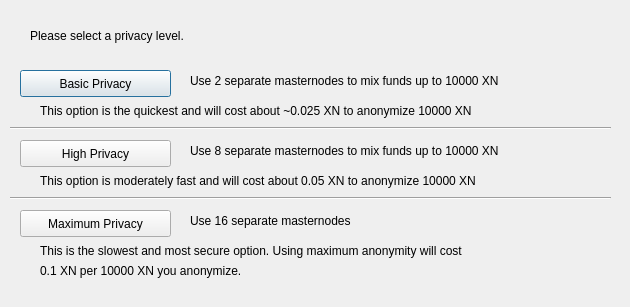
<?xml version="1.0" encoding="UTF-8"?>
<ui version="4.0">
 <class>CoinMixingConfig</class>
 <widget class="QDialog" name="CoinMixingConfig">
  <property name="geometry">
   <rect>
    <x>0</x>
    <y>0</y>
    <width>630</width>
    <height>307</height>
   </rect>
  </property>
  <property name="windowTitle">
   <string>Configure CoinMixing</string>
  </property>
  <widget class="QPushButton" name="buttonBasic">
   <property name="geometry">
    <rect>
     <x>20</x>
     <y>70</y>
     <width>151</width>
     <height>27</height>
    </rect>
   </property>
   <property name="text">
    <string>Basic Privacy</string>
   </property>
  </widget>
  <widget class="QPushButton" name="buttonHigh">
   <property name="geometry">
    <rect>
     <x>20</x>
     <y>140</y>
     <width>151</width>
     <height>27</height>
    </rect>
   </property>
   <property name="text">
    <string>High Privacy</string>
   </property>
  </widget>
  <widget class="QPushButton" name="buttonMax">
   <property name="geometry">
    <rect>
     <x>20</x>
     <y>210</y>
     <width>151</width>
     <height>27</height>
    </rect>
   </property>
   <property name="text">
    <string>Maximum Privacy</string>
   </property>
  </widget>
  <widget class="QLabel" name="label">
   <property name="geometry">
    <rect>
     <x>30</x>
     <y>20</y>
     <width>571</width>
     <height>31</height>
    </rect>
   </property>
   <property name="text">
    <string>Please select a privacy level.</string>
   </property>
  </widget>
  <widget class="QLabel" name="label_2">
   <property name="geometry">
    <rect>
     <x>190</x>
     <y>70</y>
     <width>421</width>
     <height>21</height>
    </rect>
   </property>
   <property name="text">
    <string>Use 2 separate masternodes to mix funds up to 10000 XN</string>
   </property>
  </widget>
  <widget class="QLabel" name="label_3">
   <property name="geometry">
    <rect>
     <x>190</x>
     <y>140</y>
     <width>411</width>
     <height>21</height>
    </rect>
   </property>
   <property name="text">
    <string>Use 8 separate masternodes to mix funds up to 10000 XN</string>
   </property>
  </widget>
  <widget class="QLabel" name="label_4">
   <property name="geometry">
    <rect>
     <x>190</x>
     <y>210</y>
     <width>421</width>
     <height>21</height>
    </rect>
   </property>
   <property name="text">
    <string>Use 16 separate masternodes</string>
   </property>
  </widget>
  <widget class="QLabel" name="label_6">
   <property name="geometry">
    <rect>
     <x>40</x>
     <y>100</y>
     <width>561</width>
     <height>21</height>
    </rect>
   </property>
   <property name="text">
    <string>This option is the quickest and will cost about ~0.025 XN to anonymize 10000 XN</string>
   </property>
  </widget>
  <widget class="QLabel" name="label_7">
   <property name="geometry">
    <rect>
     <x>40</x>
     <y>170</y>
     <width>561</width>
     <height>21</height>
    </rect>
   </property>
   <property name="text">
    <string>This option is moderately fast and will cost about 0.05 XN to anonymize 10000 XN</string>
   </property>
  </widget>
  <widget class="QLabel" name="label_8">
   <property name="geometry">
    <rect>
     <x>40</x>
     <y>240</y>
     <width>561</width>
     <height>21</height>
    </rect>
   </property>
   <property name="text">
    <string>This is the slowest and most secure option. Using maximum anonymity will cost</string>
   </property>
  </widget>
  <widget class="QLabel" name="label_9">
   <property name="geometry">
    <rect>
     <x>40</x>
     <y>260</y>
     <width>561</width>
     <height>21</height>
    </rect>
   </property>
   <property name="text">
    <string>0.1 XN per 10000 XN you anonymize.</string>
   </property>
  </widget>
  <widget class="Line" name="line">
   <property name="geometry">
    <rect>
     <x>10</x>
     <y>120</y>
     <width>601</width>
     <height>16</height>
    </rect>
   </property>
   <property name="orientation">
    <enum>Qt::Horizontal</enum>
   </property>
  </widget>
  <widget class="Line" name="line_2">
   <property name="geometry">
    <rect>
     <x>10</x>
     <y>190</y>
     <width>601</width>
     <height>16</height>
    </rect>
   </property>
   <property name="orientation">
    <enum>Qt::Horizontal</enum>
   </property>
  </widget>
 </widget>
 <resources/>
 <connections/>
</ui>
